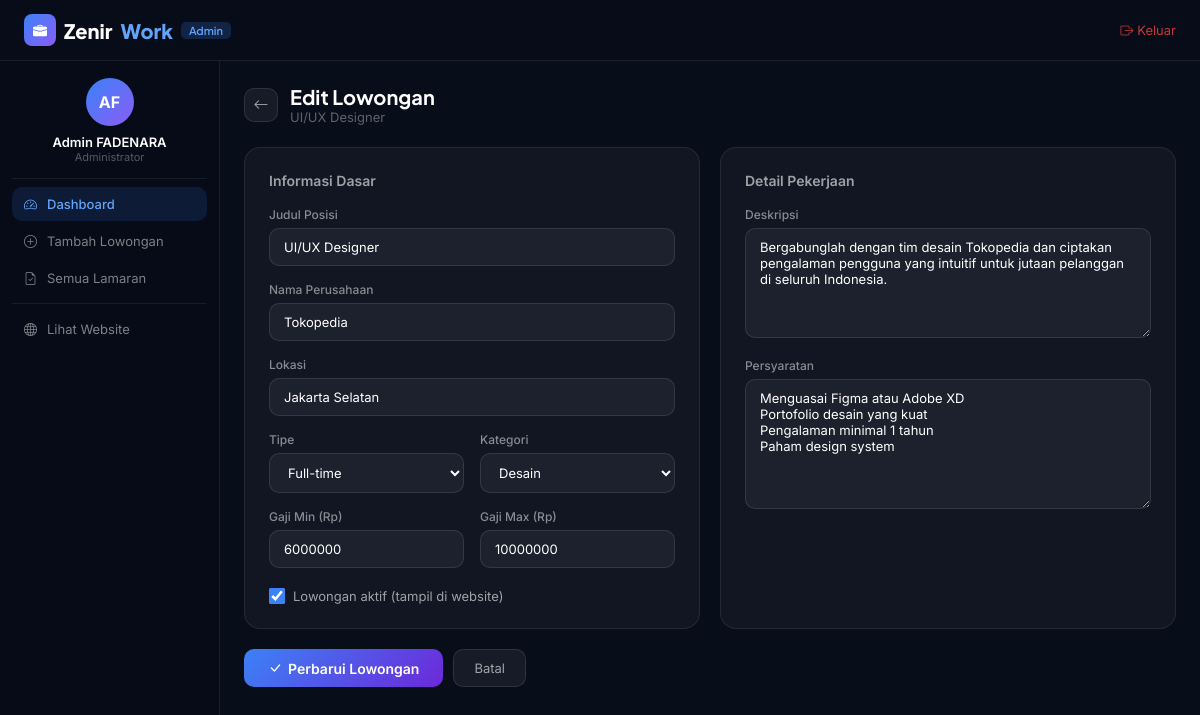
The page /admin/edit.php?id=1 (signed in) on the database its author committed.
### tables this page shows
CREATE TABLE IF NOT EXISTS jobs (
    id           INT AUTO_INCREMENT PRIMARY KEY,
    title        VARCHAR(150) NOT NULL,
    company      VARCHAR(100) NOT NULL,
    location     VARCHAR(120) NOT NULL,
    type         ENUM('Full-time','Part-time','Internship','Remote','Freelance') NOT NULL DEFAULT 'Full-time',
    category     VARCHAR(80) NOT NULL,
    description  TEXT NOT NULL,
    requirements TEXT NOT NULL,
    salary_min   INT NOT NULL DEFAULT 0,
    salary_max   INT NOT NULL DEFAULT 0,
    is_active    TINYINT(1) NOT NULL DEFAULT 1,
    created_by   INT NOT NULL,
    created_at   TIMESTAMP DEFAULT CURRENT_TIMESTAMP,
    CONSTRAINT fk_jobs_usr FOREIGN KEY (created_by) REFERENCES users(id) ON DELETE CASCADE
);

### config/db.php (called while the page is built, shortened)
<?php
function e($s){ return htmlspecialchars($s, ENT_QUOTES, 'UTF-8'); }

### admin/edit.php (the view, shortened to what this page needs)
<?php
require_once '../config/db.php';
$id = (int)($_GET['id'] ?? 0);
$st = $conn->prepare("SELECT * FROM jobs WHERE id=?");
$st->bind_param('i',$id); $st->execute();
$job = $st->get_result()->fetch_assoc();
$kategori = ['Teknologi','Desain','Pemasaran','Kreatif','Data & Analitik','Layanan','Keuangan','Lainnya'];
$tipe     = ['Full-time','Part-time','Internship','Remote','Freelance'];
?>
<!DOCTYPE html>
<html lang="id">
<head>
<link rel="stylesheet" href="https://cdn.jsdelivr.net/npm/bootstrap-icons@1.11.3/font/bootstrap-icons.css">
<link rel="stylesheet" href="../assets/style.css">
</head>
<body>
<nav class="navbar" style="position:fixed">
  <div class="nav-inner">
    <a href="index.php" class="logo">
      <div class="logo-box"><i class="bi bi-briefcase-fill" style="color:#fff;font-size:14px"></i></div>
      Zenir<span style="color:#60a5fa">Work</span>
      <span style="background:rgba(59,130,246,.2);color:#60a5fa;font-size:11px;padding:2px 8px;border-radius:5px;font-weight:600">Admin</span>
    </a>
    <a href="../auth/logout.php" style="font-size:13px;color:rgba(239,68,68,.8);text-decoration:none">
      <i class="bi bi-box-arrow-right"></i> Keluar
    </a>
  </div>
</nav>
<div class="dash-wrap">
  <aside class="sidebar">
    <div class="sb-avatar"><?= e($_SESSION['avatar']??'AD') ?></div>
    <div class="sb-name"><?= e($_SESSION['name']) ?></div>
    <div class="sb-role">Administrator</div>
    <hr class="sb-hr">
    <a href="index.php" class="sb-link on"><i class="bi bi-speedometer2"></i> Dashboard</a>
    <a href="create.php" class="sb-link"><i class="bi bi-plus-circle"></i> Tambah Lowongan</a>
    <a href="applications.php" class="sb-link"><i class="bi bi-file-earmark-check"></i> Semua Lamaran</a>
    <hr class="sb-hr">
    <a href="../index.php" class="sb-link"><i class="bi bi-globe"></i> Lihat Website</a>
  </aside>
  <main class="dash-main">
    <div style="display:flex;align-items:center;gap:12px;margin-bottom:22px">
      <a href="index.php" style="width:34px;height:34px;background:rgba(255,255,255,.06);border:1px solid rgba(255,255,255,.1);border-radius:10px;display:flex;align-items:center;justify-content:center;color:rgba(255,255,255,.6);text-decoration:none;font-size:15px">
        <i class="bi bi-arrow-left"></i>
      </a>
      <div>
        <h1 style="font-family:'Plus Jakarta Sans',sans-serif;font-size:20px;font-weight:700;color:#fff">Edit Lowongan</h1>
        <p style="font-size:13px;color:rgba(255,255,255,.35)"><?= e($job['title']) ?></p>
      </div>
    </div>
    <form method="POST" novalidate>
      <div style="display:grid;grid-template-columns:1fr 1fr;gap:20px">
        <div class="form-card">
          <h3>Informasi Dasar</h3>
          <div class="fg2">
            <label>Judul Posisi</label>
            <input type="text" name="title" class="fi2" value="<?= e($job['title']) ?>">
          </div>
          <div class="fg2">
            <label>Nama Perusahaan</label>
            <input type="text" name="company" class="fi2" value="<?= e($job['company']) ?>">
          </div>
          <div class="fg2">
            <label>Lokasi</label>
            <input type="text" name="location" class="fi2" value="<?= e($job['location']) ?>">
          </div>
          <div class="form-row">
            <div class="fg2">
              <label>Tipe</label>
              <select name="type" class="fi2">
                <?php foreach($tipe as $t): ?>
                <option value="<?= $t ?>" <?= $job['type']==$t?'selected':'' ?>><?= $t ?></option>
                <?php endforeach; ?>
              </select>
            </div>
            <div class="fg2">
              <label>Kategori</label>
              <select name="category" class="fi2">
                <?php foreach($kategori as $k): ?>
                <option value="<?= $k ?>" <?= $job['category']==$k?'selected':'' ?>><?= $k ?></option>
                <?php endforeach; ?>
              </select>
            </div>
          </div>
          <div class="form-row">
            <div class="fg2">
              <label>Gaji Min (Rp)</label>
              <input type="number" name="salary_min" class="fi2" value="<?= e($job['salary_min']) ?>">
            </div>
            <div class="fg2">
              <label>Gaji Max (Rp)</label>
              <input type="number" name="salary_max" class="fi2" value="<?= e($job['salary_max']) ?>">
            </div>
          </div>
          <label style="display:flex;align-items:center;gap:8px;cursor:pointer;margin-top:4px">
            <input type="checkbox" name="is_active" value="1" <?= $job['is_active']?'checked':'' ?> style="width:16px;height:16px;accent-color:#3b82f6">
            <span style="font-size:13px;color:rgba(255,255,255,.6)">Lowongan aktif (tampil di website)</span>
          </label>
        </div>
        <div class="form-card">
          <h3>Detail Pekerjaan</h3>
          <div class="fg2">
            <label>Deskripsi</label>
            <textarea name="description" class="fi2 ta2"><?= e($job['description']) ?></textarea>
          </div>
          <div class="fg2">
            <label>Persyaratan</label>
            <textarea name="requirements" class="fi2 ta2" style="min-height:130px"><?= e($job['requirements']) ?></textarea>
          </div>
        </div>
      </div>
      <div style="display:flex;gap:10px;margin-top:20px">
        <button type="submit" class="btn-sm" style="padding:10px 24px;font-size:14px">
          <i class="bi bi-check-lg"></i> Perbarui Lowongan
        </button>
        <a href="index.php" style="padding:10px 20px;background:rgba(255,255,255,.06);border:1px solid rgba(255,255,255,.1);border-radius:10px;font-size:13px;color:rgba(255,255,255,.6);text-decoration:none">
          Batal
        </a>
      </div>
    </form>
  </main>
</div>
</body>
</html>

### assets/style.css (style rules this page uses)
* { margin:0;padding:0;box-sizing:border-box; }
:root { --biru:#3b82f6; --biru2:#60a5fa; --ungu:#8b5cf6; --dark:#080d1a; --dark2:#0d1526; --card-bg:rgba(255,255,255,0.04); --border:rgba(255,255,255,0.08); }
body { font-family:'Inter',sans-serif; background:var(--dark); color:#e2e8f0; overflow-x:hidden; }
.navbar { position:fixed; top:0; left:0; right:0; z-index:99; padding:14px 0; background:rgba(8,13,26,.88); backdrop-filter:blur(14px); border-bottom:1px solid var(--border); }
.nav-inner { max-width:1200px; margin:0 auto; padding:0 24px; display:flex; align-items:center; justify-content:space-between; }
.logo { font-size:20px; font-family:'Plus Jakarta Sans',sans-serif; font-weight:800; color:#fff; text-decoration:none; display:flex; align-items:center; gap:8px; }
.logo-box { width:32px; height:32px; background:linear-gradient(135deg,#3b82f6,#8b5cf6); border-radius:8px; display:flex; align-items:center; justify-content:center; }
.logo span { color:#60a5fa; }
.dash-wrap { display:flex; min-height:100vh; padding-top:60px; }
.sidebar { width:220px; background:#060b17; border-right:1px solid rgba(255,255,255,.07); position:fixed; top:60px; left:0; bottom:0; overflow-y:auto; z-index:30; padding:18px 12px; }
.sb-avatar { width:48px; height:48px; background:linear-gradient(135deg,#3b82f6,#8b5cf6); border-radius:50%; display:flex; align-items:center; justify-content:center; font-weight:700; font-size:16px; color:#fff; margin:0 auto 8px; }
.sb-name { text-align:center; font-size:13px; font-weight:600; color:#fff; }
.sb-role { text-align:center; font-size:11px; color:rgba(255,255,255,.32); margin-bottom:14px; }
.sb-hr { border:none; border-top:1px solid rgba(255,255,255,.07); margin:8px 0; }
.sb-link { display:flex; align-items:center; gap:10px; padding:9px 12px; border-radius:10px; font-size:13px; color:rgba(255,255,255,.48); text-decoration:none; margin-bottom:3px; transition:all .15s; }
.sb-link.on { background:rgba(59,130,246,.14); color:#60a5fa; font-weight:500; }
.dash-main { flex:1; margin-left:220px; padding:24px; }
.btn-sm { background:linear-gradient(135deg,#3b82f6,#6d28d9); color:#fff; border:none; padding:8px 16px; border-radius:10px; font-size:13px; font-weight:600; cursor:pointer; font-family:inherit; display:inline-flex; align-items:center; gap:6px; text-decoration:none; transition:opacity .2s; }
.form-card { background:rgba(255,255,255,.04); border:1px solid rgba(255,255,255,.08); border-radius:16px; padding:24px; }
.form-card h3 { font-size:14px; font-weight:600; color:rgba(255,255,255,.6); margin-bottom:18px; }
.form-row { display:grid; grid-template-columns:1fr 1fr; gap:16px; }
.fg2 { margin-bottom:16px; }
.fg2 label { display:block; font-size:12px; font-weight:500; color:rgba(255,255,255,.5); margin-bottom:6px; }
.fi2 { width:100%; background:rgba(255,255,255,.05); border:1px solid rgba(255,255,255,.1); border-radius:10px; padding:10px 14px; font-size:13px; color:#fff; outline:none; font-family:inherit; transition:border-color .2s; }
.fi2::placeholder { color:rgba(255,255,255,.2); }
.ta2 { resize:vertical; min-height:110px; }

### rows shown on the page
jobs: title "UI/UX Designer", company "Tokopedia", location "Jakarta Selatan", type "Full-time", category "Desain", salary_min "6000000", salary_max "10000000", is_active "☑", description "Bergabunglah dengan tim desain Tokopedia dan ciptakan pengalaman pengguna yang intuitif untuk jutaan pelanggan di seluruh Indonesia.", requirements "Menguasai Figma atau Adobe XD Portofolio desain yang kuat Pengalaman minimal 1 tahun Paham design system"

### other values the page prints
$_SESSION['avatar'] "AF"
$_SESSION['name'] "Admin FADENARA"
